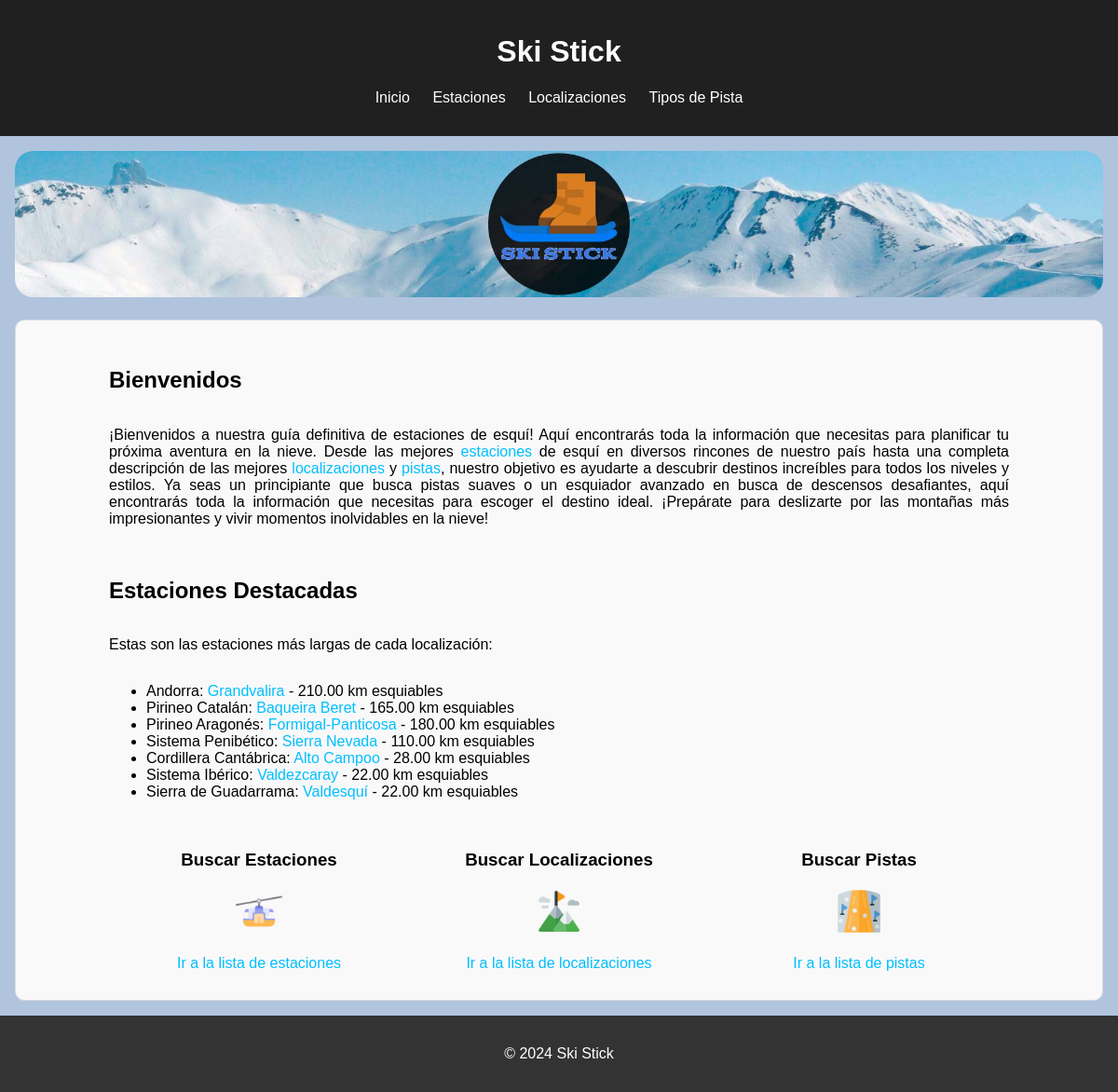
The page / on the database its author committed.
### appSkiStick/models.py (models this page shows, shortened)
class Estacion(models.Model):
    nombre = models.CharField(max_length=100)
    localizacion = models.ForeignKey(Localizacion, on_delete=models.CASCADE, related_name="estaciones")
    km_pistas = models.DecimalField(max_digits=5, decimal_places=2, help_text="Longitud total esquiable en kilómetros")
    descripcion = models.TextField(blank=True, null=True)
    tipos_pista = models.ManyToManyField(TipoDePista, through='EstacionTipoDePista', related_name="estaciones")
    imagen = models.ImageField(upload_to='estaciones/', blank=True, null=True, verbose_name='imagen')
    imagen_plano = models.ImageField(upload_to='estaciones/', blank=True, null=True, verbose_name='imagen_plano')

### appSkiStick/views.py (the view)
# urls.py: path('', HomeView.as_view(), name='home')
class HomeView(TemplateView):
    template_name = "home.html"
    def get_context_data(self, **kwargs):
        context = super().get_context_data(**kwargs)
        context['estaciones_destacadas'] = {
            'Andorra': Estacion.objects.filter(localizacion__nombre='Andorra').order_by('-km_pistas').first(),
            'Pirineo Catalán': Estacion.objects.filter(localizacion__nombre='Pirineo Catalán').order_by('-km_pistas').first(),
            'Pirineo Aragonés': Estacion.objects.filter(localizacion__nombre='Pirineo Aragonés').order_by('-km_pistas').first(),
            'Sistema Penibético': Estacion.objects.filter(localizacion__nombre='Sistema Penibético').order_by('-km_pistas').first(),
            'Cordillera Cantábrica': Estacion.objects.filter(localizacion__nombre='Cordillera Cantábrica').order_by('-km_pistas').first(),
            'Sistema Ibérico': Estacion.objects.filter(localizacion__nombre='Sistema Ibérico').order_by('-km_pistas').first(),
            'Sierra de Guadarrama': Estacion.objects.filter(localizacion__nombre='Sierra de Guadarrama').order_by('-km_pistas').first(),
        }
        context['localizaciones'] = Localizacion.objects.all()
        context['tipos_de_pista'] = TipoDePista.objects.all()
        return context

### appSkiStick/templates/home.html
{% extends "base.html" %}
{% block content %}
{% load static %}
<div class="portada">
    <div class="ski-stick-imagen">
        <img src="{% static 'img/banner.jpg' %}" alt="Ski Stick Banner">
    </div>
    <div class="portada-info">
        <h2>Bienvenidos</h2>
        <p>¡Bienvenidos a nuestra guía definitiva de estaciones de esquí!
            Aquí encontrarás toda la información que necesitas para planificar tu próxima aventura en la nieve.
            Desde las mejores <a href="{% url 'estacion_list' %}">estaciones</a> de esquí en diversos rincones de nuestro país hasta una completa descripción de las mejores <a href="{% url 'localizacion_list' %}">localizaciones</a> y <a href="{% url 'pista_list' %}">pistas</a>, nuestro objetivo es ayudarte a descubrir destinos increíbles para todos los niveles y estilos.
            Ya seas un principiante que busca pistas suaves o un esquiador avanzado en busca de descensos desafiantes, aquí encontrarás toda la información que necesitas para escoger el destino ideal.
            ¡Prepárate para deslizarte por las montañas más impresionantes y vivir momentos inolvidables en la nieve!</p>
        <br>
        <h2>Estaciones Destacadas</h2>
        <p>Estas son las estaciones más largas de cada localización:</p>
        <ul>
            {% for localizacion, estacion in estaciones_destacadas.items %}
                {% if estacion %}
                    <li>{{ localizacion }}: <a href="{% url 'estacion_detail' estacion.pk %}">{{ estacion.nombre }}</a> - {{ estacion.km_pistas }} km esquiables</li>
                {% else %}
                    <li>{{ localizacion }}: No hay estaciones disponibles</li>
                {% endif %}
            {% endfor %}
        </ul>
        <br>
        <div class="buscar">
            <div>
                <h3>Buscar Estaciones</h3>
                <img src="{% static 'img/estacion.png' %}" alt="Estacion"><br><br>
                <a href="{% url 'estacion_list' %}">Ir a la lista de estaciones</a>
            </div>
            <div>
                <h3>Buscar Localizaciones</h3>
                <img src="{% static 'img/localizacion.png' %}" alt="Localizacion"><br><br>
                <a href="{% url 'localizacion_list' %}">Ir a la lista de localizaciones</a>
            </div>
            <div>
                <h3>Buscar Pistas</h3>
                <img src="{% static 'img/pista.png' %}" alt="Pista"><br><br>
                <a href="{% url 'pista_list' %}">Ir a la lista de pistas</a>
            </div>
        </div>
    </div>
</div>
{% endblock %}

### appSkiStick/static/css/styles.css (style rules this page uses)
html, body { height: 100%; margin: 0; padding: 0; overflow-y: auto; }
body { font-family: Arial, sans-serif; margin: 0; padding: 0; background-color: lightsteelblue; }
.portada { display: flex; flex-direction: column; }
.ski-stick-imagen { justify-content: center; align-items: center; text-align: center; }
.ski-stick-imagen img { width: 100%; border-radius: 20px; margin-bottom: 20px; }
.portada-info { flex:1; display: flex; flex-direction: column; border: 1px solid #ddd; border-radius: 10px; background-color: #f9f9f9; padding: 30px 100px; }
.portada-info { text-align: justify; }
.portada a { text-decoration: none; transition: color 0.3s ease; color: deepskyblue; }
.buscar { display: flex; flex-direction: row; }
.buscar div { flex:1; text-align: center; }
.buscar img { width: 50px; }

### rows shown on the page
Estacion: localizacion "Andorra", nombre "Grandvalira", km_pistas "210.00"
Estacion: localizacion "Pirineo Catalán", nombre "Baqueira Beret", km_pistas "165.00"
Estacion: localizacion "Pirineo Aragonés", nombre "Formigal-Panticosa", km_pistas "180.00"
Estacion: localizacion "Sistema Penibético", nombre "Sierra Nevada", km_pistas "110.00"
Estacion: localizacion "Cordillera Cantábrica", nombre "Alto Campoo", km_pistas "28.00"
Estacion: localizacion "Sistema Ibérico", nombre "Valdezcaray", km_pistas "22.00"
Estacion: localizacion "Sierra de Guadarrama", nombre "Valdesquí", km_pistas "22.00"
